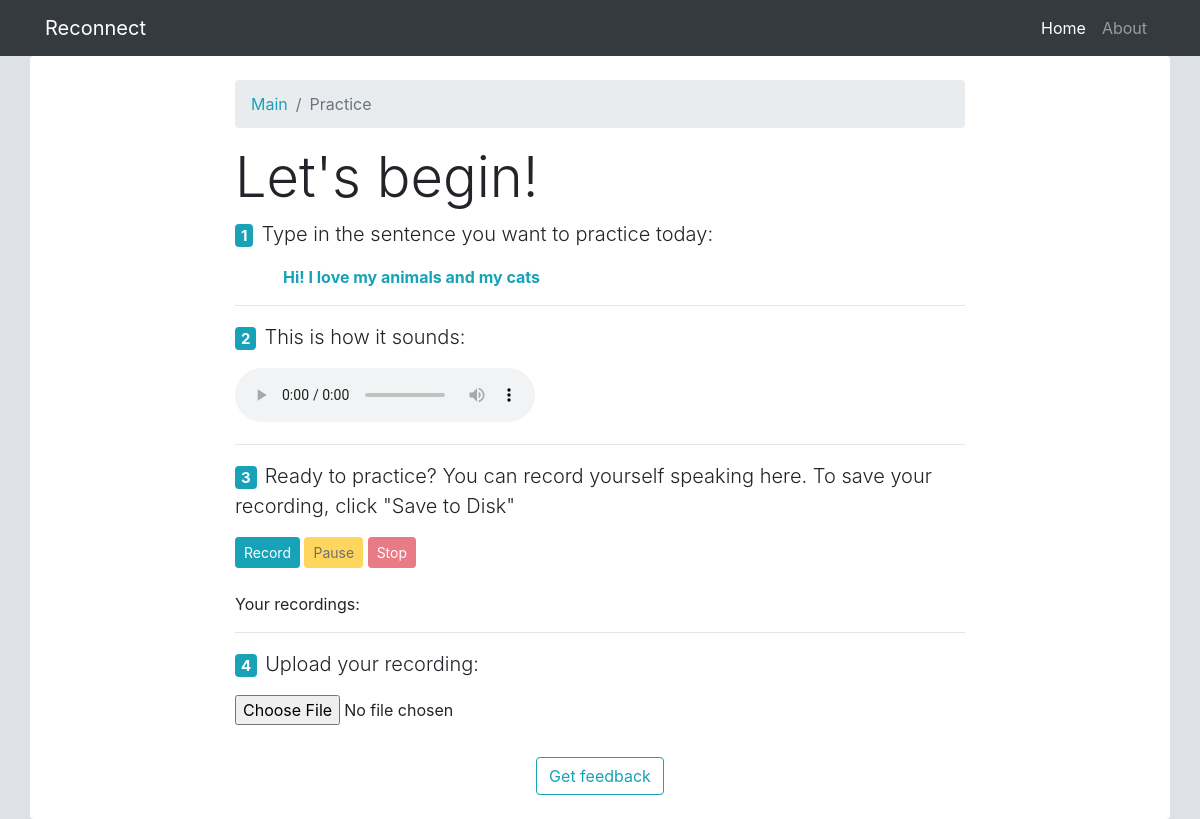
The page /practice2 on the database as committed earlier.
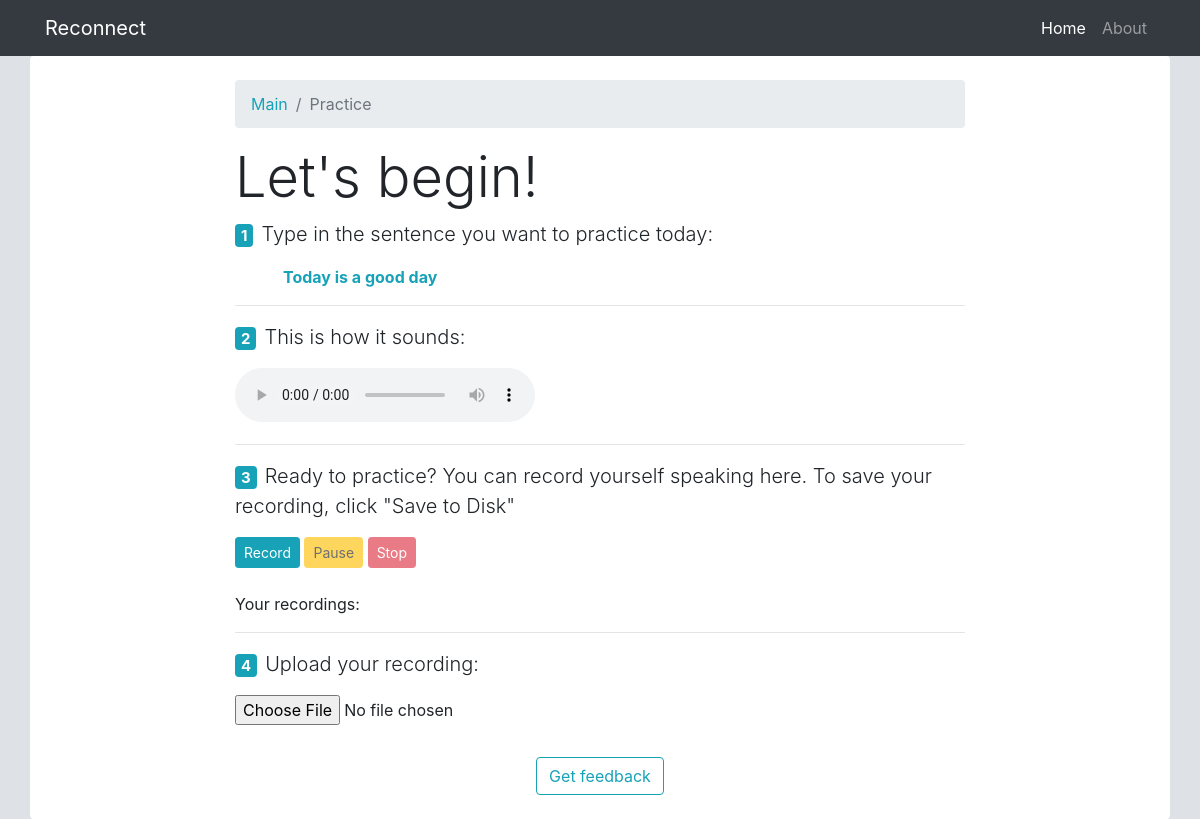
The same page on the database as committed later.
### app.py (models this page shows)
class Speech(db.Model):
    id = db.Column(db.Integer, primary_key=True)
    correct_text = db.Column(db.String())
    correct_audio_filename = db.Column(db.String())
    user_audio_location = db.Column(db.String())
    user_text = db.Column(db.String())
    def __repr__(self):
        return f"Speech('{self.id}', '{self.correct_text}', '{self.correct_audio_filename}')"

### app.py (the view, shortened to what this page needs)
@app.route("/practice2", methods=["GET", "POST"])
def practice2():
    user_form = UserSpeechForm()
    speech = Speech.query.order_by(-Speech.id).first()
    print("we got to practice2 route")
    print(speech)
    return render_template('practice2.html', correct_text=speech.correct_text, user_form=user_form, correct_sound_address=str(speech.correct_audio_filename), title="Practice - Reconnect")

### forms.py
class UserSpeechForm(FlaskForm):
    user_speech = FileField('Your recording', validators=[FileAllowed(['wav']), FileRequired()])
    submitu = SubmitField('Get feedback')

### templates/practice2.html (shortened to what this page needs)
{% extends "template.html" %}
{% block content %}
<div class="row bg-white rounded py-4">
<div class="col-md-2"></div>
<div class="col-md-8">
  <nav aria-label="breadcrumb">
    <ol class="breadcrumb">
      <li class="breadcrumb-item"><a class="text-info" href="{{ url_for('home') }}">Main</a></li>
      <li class="breadcrumb-item active" aria-current="page">Practice</li>
    </ol>
  </nav>
            <h3 class="display-4">Let's begin!</h3>
                <fieldset class="form-group  my-0 py-0">
                  <div class="form-group  my-0 py-0">
                    <strong><p class="lead"><span class="badge badge-info mr-2">1</span>Type in the sentence you want to practice today:</p></strong>
                      <p class="text-info ml-5 my-0 py-0 font-weight-bold">{{ correct_text }}</p>
                  </div>
                </fieldset>
              <hr>
              <strong><p class="lead"><span class="badge badge-info mr-2">2</span>This is how it sounds:</p></strong>
              <audio id="correct_audio" preload="auto" controls>
                <source id="correct_source" src="{{ correct_sound_address }}" type="audio/wav">
              </audio>
              <hr>
                <strong><p class="lead"><span class="badge badge-info mr-2">3</span>Ready to practice? You can record yourself
                  speaking here. To save your recording, click "Save to Disk"</p></strong>
                <div id="controls">
              	 <button id="recordButton" class="btn btn-sm btn-info">Record</button>
              	 <button id="pauseButton" class="btn btn-sm btn-warning" disabled>Pause</button>
              	 <button id="stopButton" class="btn btn-sm btn-danger" disabled>Stop</button>
                </div>
                <br/>
              	<p>Your recordings:</p>
                <hr>
                <strong><p class="lead"><span class="badge badge-info mr-2">4</span>Upload your recording:</p></strong>
                <form method="POST" action="" enctype="multipart/form-data">
                  <fieldset class="form-group">
                    <div class="form-group">
                      {{ user_form.user_speech(class="form-control-file") }}
                    </div>
                  </fieldset>
                  <div class="row my-0 py-0">
                    <div class="col text-center  my-0 py-0">
                        {{ user_form.submitu(class="btn btn-outline-info") }}
                    </div>
                  </div>
              </form>
              </div>
              <div class="col-md-2"></div>
              </div>
{% endblock content %}

### templates/template.html (shortened to what this page needs)
<!doctype html>
<html lang="en">
  <head>
    <link rel="stylesheet" href="https://stackpath.bootstrapcdn.com/bootstrap/4.3.1/css/bootstrap.min.css">
    <link rel="stylesheet" href="https://cdnjs.cloudflare.com/ajax/libs/font-awesome/4.7.0/css/font-awesome.min.css">
  </head>
  <body class="bg-gray-3" >
    <nav class="navbar navbar-expand-lg navbar-dark bg-dark static-top ">
    <div class="container">
      <a class="navbar-brand" href="{{ url_for('home') }}">Reconnect</a>
      <div class="collapse navbar-collapse" id="navbarResponsive">
        <ul class="navbar-nav ml-auto">
          <li class="nav-item active">
            <a class="nav-link" href="#">Home
            </a>
          </li>
          <li class="nav-item">
            <a class="nav-link" href="#">About</a>
          </li>
        </ul>
      </div>
    </div>
  </nav>
  <main role="main" class="container">
            {% block content %}{% endblock %}
  </main>
  </body>
</html>

### templates/template.html (style rules this page uses)
.bg-gray-3 { background-color: #dee2e6!important; }

Rows that differ between the two databases and show on the page:
no longer on this page (row unchanged): Speech: correct_text "Hi! I love my animals and my cats"
added Speech: correct_text "Today is a good day"
